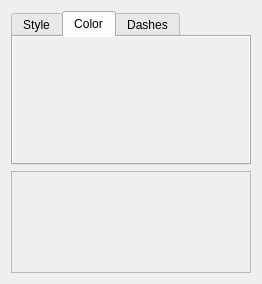
<?xml version="1.0" encoding="UTF-8"?>
<ui version="4.0">
 <class>glaxnimate::gui::StrokeStyleWidget</class>
 <widget class="QWidget" name="StrokeStyleWidget">
  <property name="geometry">
   <rect>
    <x>0</x>
    <y>0</y>
    <width>262</width>
    <height>284</height>
   </rect>
  </property>
  <property name="sizePolicy">
   <sizepolicy hsizetype="Expanding" vsizetype="Expanding">
    <horstretch>0</horstretch>
    <verstretch>0</verstretch>
   </sizepolicy>
  </property>
  <layout class="QVBoxLayout" name="main_layout">
   <item>
    <widget class="QTabWidget" name="tab_widget">
     <property name="sizePolicy">
      <sizepolicy hsizetype="Expanding" vsizetype="Preferred">
       <horstretch>0</horstretch>
       <verstretch>0</verstretch>
      </sizepolicy>
     </property>
     <property name="currentIndex">
      <number>1</number>
     </property>
     <widget class="QWidget" name="tab">
      <attribute name="title">
       <string>Style</string>
      </attribute>
      <layout class="QFormLayout" name="formLayout">
       <item row="0" column="0">
        <widget class="QLabel" name="label">
         <property name="text">
          <string>Width</string>
         </property>
        </widget>
       </item>
       <item row="0" column="1">
        <widget class="QDoubleSpinBox" name="spin_stroke_width">
         <property name="sizePolicy">
          <sizepolicy hsizetype="Expanding" vsizetype="Fixed">
           <horstretch>0</horstretch>
           <verstretch>0</verstretch>
          </sizepolicy>
         </property>
         <property name="toolTip">
          <string>Stroke Width</string>
         </property>
         <property name="maximum">
          <double>999.990000000000009</double>
         </property>
        </widget>
       </item>
       <item row="1" column="0">
        <widget class="QLabel" name="label_2">
         <property name="text">
          <string>Cap</string>
         </property>
        </widget>
       </item>
       <item row="1" column="1">
        <layout class="QHBoxLayout" name="layout_cap">
         <item>
          <widget class="QToolButton" name="button_cap_butt">
           <property name="toolTip">
            <string>Butt</string>
           </property>
           <property name="text">
            <string>Butt</string>
           </property>
           <property name="icon">
            <iconset theme="stroke-cap-butt">
             <normaloff>.</normaloff>.</iconset>
           </property>
           <property name="checkable">
            <bool>true</bool>
           </property>
          </widget>
         </item>
         <item>
          <spacer name="horizontalSpacer">
           <property name="orientation">
            <enum>Qt::Horizontal</enum>
           </property>
           <property name="sizeHint" stdset="0">
            <size>
             <width>40</width>
             <height>20</height>
            </size>
           </property>
          </spacer>
         </item>
         <item>
          <widget class="QToolButton" name="button_cap_round">
           <property name="toolTip">
            <string>Round</string>
           </property>
           <property name="text">
            <string>Round</string>
           </property>
           <property name="icon">
            <iconset theme="stroke-cap-round">
             <normaloff>.</normaloff>.</iconset>
           </property>
           <property name="checkable">
            <bool>true</bool>
           </property>
          </widget>
         </item>
         <item>
          <spacer name="horizontalSpacer_2">
           <property name="orientation">
            <enum>Qt::Horizontal</enum>
           </property>
           <property name="sizeHint" stdset="0">
            <size>
             <width>40</width>
             <height>20</height>
            </size>
           </property>
          </spacer>
         </item>
         <item>
          <widget class="QToolButton" name="button_cap_square">
           <property name="toolTip">
            <string>Square</string>
           </property>
           <property name="text">
            <string>Square</string>
           </property>
           <property name="icon">
            <iconset theme="stroke-cap-square">
             <normaloff>.</normaloff>.</iconset>
           </property>
           <property name="checkable">
            <bool>true</bool>
           </property>
          </widget>
         </item>
        </layout>
       </item>
       <item row="2" column="0">
        <widget class="QLabel" name="label_3">
         <property name="text">
          <string>Join</string>
         </property>
        </widget>
       </item>
       <item row="2" column="1">
        <layout class="QHBoxLayout" name="layout_join">
         <item>
          <widget class="QToolButton" name="button_join_bevel">
           <property name="toolTip">
            <string>Bevel</string>
           </property>
           <property name="text">
            <string>Bevel</string>
           </property>
           <property name="icon">
            <iconset theme="stroke-join-bevel">
             <normaloff>.</normaloff>.</iconset>
           </property>
           <property name="checkable">
            <bool>true</bool>
           </property>
          </widget>
         </item>
         <item>
          <spacer name="horizontalSpacer_3">
           <property name="orientation">
            <enum>Qt::Horizontal</enum>
           </property>
           <property name="sizeHint" stdset="0">
            <size>
             <width>40</width>
             <height>20</height>
            </size>
           </property>
          </spacer>
         </item>
         <item>
          <widget class="QToolButton" name="button_join_round">
           <property name="toolTip">
            <string>Round</string>
           </property>
           <property name="text">
            <string>Round</string>
           </property>
           <property name="icon">
            <iconset theme="stroke-join-round">
             <normaloff>.</normaloff>.</iconset>
           </property>
           <property name="checkable">
            <bool>true</bool>
           </property>
          </widget>
         </item>
         <item>
          <spacer name="horizontalSpacer_4">
           <property name="orientation">
            <enum>Qt::Horizontal</enum>
           </property>
           <property name="sizeHint" stdset="0">
            <size>
             <width>40</width>
             <height>20</height>
            </size>
           </property>
          </spacer>
         </item>
         <item>
          <widget class="QToolButton" name="button_join_miter">
           <property name="toolTip">
            <string>Miter</string>
           </property>
           <property name="text">
            <string>Miter</string>
           </property>
           <property name="icon">
            <iconset theme="stroke-join-miter">
             <normaloff>.</normaloff>.</iconset>
           </property>
           <property name="checkable">
            <bool>true</bool>
           </property>
          </widget>
         </item>
        </layout>
       </item>
       <item row="3" column="1">
        <layout class="QHBoxLayout" name="horizontalLayout_2">
         <item>
          <spacer name="horizontalSpacer_5">
           <property name="orientation">
            <enum>Qt::Horizontal</enum>
           </property>
           <property name="sizeHint" stdset="0">
            <size>
             <width>40</width>
             <height>20</height>
            </size>
           </property>
          </spacer>
         </item>
         <item>
          <widget class="QDoubleSpinBox" name="spin_miter">
           <property name="enabled">
            <bool>false</bool>
           </property>
           <property name="toolTip">
            <string>Miter Limit</string>
           </property>
           <property name="decimals">
            <number>2</number>
           </property>
           <property name="maximum">
            <double>999.990000000000009</double>
           </property>
          </widget>
         </item>
        </layout>
       </item>
      </layout>
     </widget>
     <widget class="QWidget" name="tab_3">
      <attribute name="title">
       <string>Color</string>
      </attribute>
      <layout class="QVBoxLayout" name="verticalLayout_3">
       <property name="leftMargin">
        <number>0</number>
       </property>
       <property name="topMargin">
        <number>0</number>
       </property>
       <property name="rightMargin">
        <number>0</number>
       </property>
       <property name="bottomMargin">
        <number>0</number>
       </property>
       <item>
        <widget class="QScrollArea" name="scrollArea">
         <property name="frameShape">
          <enum>QFrame::NoFrame</enum>
         </property>
         <property name="widgetResizable">
          <bool>true</bool>
         </property>
         <widget class="QWidget" name="scrollAreaWidgetContents">
          <property name="geometry">
           <rect>
            <x>0</x>
            <y>0</y>
            <width>240</width>
            <height>144</height>
           </rect>
          </property>
          <layout class="QVBoxLayout" name="verticalLayout_2">
           <property name="leftMargin">
            <number>0</number>
           </property>
           <property name="topMargin">
            <number>0</number>
           </property>
           <property name="rightMargin">
            <number>0</number>
           </property>
           <property name="bottomMargin">
            <number>0</number>
           </property>
           <item>
            <widget class="glaxnimate::gui::ColorSelector" name="color_selector" native="true"/>
           </item>
          </layout>
         </widget>
        </widget>
       </item>
      </layout>
     </widget>
     <widget class="QWidget" name="tab_2">
      <property name="enabled">
       <bool>false</bool>
      </property>
      <attribute name="title">
       <string>Dashes</string>
      </attribute>
     </widget>
    </widget>
   </item>
   <item>
    <widget class="QFrame" name="frame">
     <property name="sizePolicy">
      <sizepolicy hsizetype="Expanding" vsizetype="Expanding">
       <horstretch>0</horstretch>
       <verstretch>0</verstretch>
      </sizepolicy>
     </property>
     <property name="minimumSize">
      <size>
       <width>0</width>
       <height>64</height>
      </size>
     </property>
     <property name="maximumSize">
      <size>
       <width>16777215</width>
       <height>128</height>
      </size>
     </property>
     <property name="frameShape">
      <enum>QFrame::StyledPanel</enum>
     </property>
     <property name="frameShadow">
      <enum>QFrame::Raised</enum>
     </property>
    </widget>
   </item>
  </layout>
 </widget>
 <customwidgets>
  <customwidget>
   <class>glaxnimate::gui::ColorSelector</class>
   <extends>QWidget</extends>
   <header>widgets/shape_style/color_selector.hpp</header>
   <container>1</container>
   <slots>
    <signal>secondary_color_changed(QColor)</signal>
    <signal>current_color_changed(QColor)</signal>
    <signal>current_color_committed(QColor)</signal>
    <signal>current_color_cleared()</signal>
    <slot>set_secondary_color(QColor)</slot>
   </slots>
  </customwidget>
 </customwidgets>
 <resources/>
 <connections>
  <connection>
   <sender>button_join_miter</sender>
   <signal>toggled(bool)</signal>
   <receiver>spin_miter</receiver>
   <slot>setEnabled(bool)</slot>
   <hints>
    <hint type="sourcelabel">
     <x>244</x>
     <y>153</y>
    </hint>
    <hint type="destinationlabel">
     <x>244</x>
     <y>193</y>
    </hint>
   </hints>
  </connection>
  <connection>
   <sender>button_cap_butt</sender>
   <signal>clicked()</signal>
   <receiver>StrokeStyleWidget</receiver>
   <slot>check_cap()</slot>
   <hints>
    <hint type="sourcelabel">
     <x>91</x>
     <y>113</y>
    </hint>
    <hint type="destinationlabel">
     <x>91</x>
     <y>0</y>
    </hint>
   </hints>
  </connection>
  <connection>
   <sender>button_cap_round</sender>
   <signal>clicked()</signal>
   <receiver>StrokeStyleWidget</receiver>
   <slot>check_cap()</slot>
   <hints>
    <hint type="sourcelabel">
     <x>167</x>
     <y>113</y>
    </hint>
    <hint type="destinationlabel">
     <x>116</x>
     <y>0</y>
    </hint>
   </hints>
  </connection>
  <connection>
   <sender>button_cap_square</sender>
   <signal>clicked()</signal>
   <receiver>StrokeStyleWidget</receiver>
   <slot>check_cap()</slot>
   <hints>
    <hint type="sourcelabel">
     <x>244</x>
     <y>113</y>
    </hint>
    <hint type="destinationlabel">
     <x>255</x>
     <y>91</y>
    </hint>
   </hints>
  </connection>
  <connection>
   <sender>button_join_miter</sender>
   <signal>clicked()</signal>
   <receiver>StrokeStyleWidget</receiver>
   <slot>check_join()</slot>
   <hints>
    <hint type="sourcelabel">
     <x>244</x>
     <y>153</y>
    </hint>
    <hint type="destinationlabel">
     <x>243</x>
     <y>141</y>
    </hint>
   </hints>
  </connection>
  <connection>
   <sender>button_join_bevel</sender>
   <signal>clicked()</signal>
   <receiver>StrokeStyleWidget</receiver>
   <slot>check_join()</slot>
   <hints>
    <hint type="sourcelabel">
     <x>91</x>
     <y>153</y>
    </hint>
    <hint type="destinationlabel">
     <x>0</x>
     <y>128</y>
    </hint>
   </hints>
  </connection>
  <connection>
   <sender>button_join_round</sender>
   <signal>clicked()</signal>
   <receiver>StrokeStyleWidget</receiver>
   <slot>check_join()</slot>
   <hints>
    <hint type="sourcelabel">
     <x>167</x>
     <y>153</y>
    </hint>
    <hint type="destinationlabel">
     <x>261</x>
     <y>180</y>
    </hint>
   </hints>
  </connection>
  <connection>
   <sender>spin_stroke_width</sender>
   <signal>valueChanged(double)</signal>
   <receiver>StrokeStyleWidget</receiver>
   <slot>check_width(double)</slot>
   <hints>
    <hint type="sourcelabel">
     <x>140</x>
     <y>45</y>
    </hint>
    <hint type="destinationlabel">
     <x>239</x>
     <y>65</y>
    </hint>
   </hints>
  </connection>
  <connection>
   <sender>spin_miter</sender>
   <signal>valueChanged(double)</signal>
   <receiver>StrokeStyleWidget</receiver>
   <slot>check_miter(double)</slot>
   <hints>
    <hint type="sourcelabel">
     <x>244</x>
     <y>193</y>
    </hint>
    <hint type="destinationlabel">
     <x>257</x>
     <y>168</y>
    </hint>
   </hints>
  </connection>
  <connection>
   <sender>color_selector</sender>
   <signal>current_color_changed(QColor)</signal>
   <receiver>StrokeStyleWidget</receiver>
   <slot>check_color(QColor)</slot>
   <hints>
    <hint type="sourcelabel">
     <x>203</x>
     <y>158</y>
    </hint>
    <hint type="destinationlabel">
     <x>261</x>
     <y>203</y>
    </hint>
   </hints>
  </connection>
  <connection>
   <sender>color_selector</sender>
   <signal>current_color_committed(QColor)</signal>
   <receiver>StrokeStyleWidget</receiver>
   <slot>color_committed(QColor)</slot>
   <hints>
    <hint type="sourcelabel">
     <x>111</x>
     <y>111</y>
    </hint>
    <hint type="destinationlabel">
     <x>261</x>
     <y>121</y>
    </hint>
   </hints>
  </connection>
  <connection>
   <sender>spin_stroke_width</sender>
   <signal>editingFinished()</signal>
   <receiver>StrokeStyleWidget</receiver>
   <slot>commit_width()</slot>
   <hints>
    <hint type="sourcelabel">
     <x>140</x>
     <y>45</y>
    </hint>
    <hint type="destinationlabel">
     <x>261</x>
     <y>35</y>
    </hint>
   </hints>
  </connection>
  <connection>
   <sender>color_selector</sender>
   <signal>current_color_cleared()</signal>
   <receiver>StrokeStyleWidget</receiver>
   <slot>clear_color()</slot>
   <hints>
    <hint type="sourcelabel">
     <x>171</x>
     <y>171</y>
    </hint>
    <hint type="destinationlabel">
     <x>447</x>
     <y>168</y>
    </hint>
   </hints>
  </connection>
 </connections>
 <slots>
  <slot>check_join()</slot>
  <slot>check_cap()</slot>
  <slot>check_color(QColor)</slot>
  <slot>check_width(double)</slot>
  <slot>check_miter(double)</slot>
  <slot>color_committed(QColor)</slot>
  <slot>commit_width()</slot>
  <slot>clear_color()</slot>
 </slots>
</ui>
